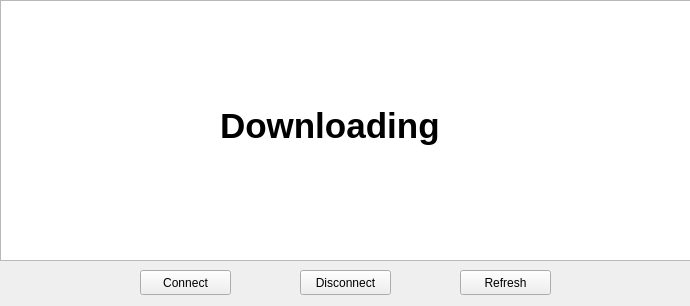
<?xml version="1.0" encoding="UTF-8"?>
<ui version="4.0">
 <class>MainWindow</class>
 <widget class="QMainWindow" name="MainWindow">
  <property name="geometry">
   <rect>
    <x>0</x>
    <y>0</y>
    <width>690</width>
    <height>306</height>
   </rect>
  </property>
  <property name="windowTitle">
   <string>MainWindow</string>
  </property>
  <widget class="QWidget" name="centralWidget">
   <widget class="QTableWidget" name="tableWidget">
    <property name="enabled">
     <bool>true</bool>
    </property>
    <property name="geometry">
     <rect>
      <x>0</x>
      <y>0</y>
      <width>691</width>
      <height>261</height>
     </rect>
    </property>
    <property name="autoFillBackground">
     <bool>false</bool>
    </property>
    <property name="editTriggers">
     <set>QAbstractItemView::NoEditTriggers</set>
    </property>
   </widget>
   <widget class="QPushButton" name="connectButton">
    <property name="geometry">
     <rect>
      <x>140</x>
      <y>270</y>
      <width>91</width>
      <height>25</height>
     </rect>
    </property>
    <property name="text">
     <string>Connect</string>
    </property>
   </widget>
   <widget class="QPushButton" name="disconnectButton">
    <property name="geometry">
     <rect>
      <x>300</x>
      <y>270</y>
      <width>91</width>
      <height>25</height>
     </rect>
    </property>
    <property name="text">
     <string>Disconnect</string>
    </property>
   </widget>
   <widget class="QPushButton" name="refreshButton">
    <property name="geometry">
     <rect>
      <x>460</x>
      <y>270</y>
      <width>91</width>
      <height>25</height>
     </rect>
    </property>
    <property name="text">
     <string>Refresh</string>
    </property>
   </widget>
   <widget class="QLabel" name="label">
    <property name="geometry">
     <rect>
      <x>220</x>
      <y>90</y>
      <width>231</width>
      <height>71</height>
     </rect>
    </property>
    <property name="font">
     <font>
      <pointsize>26</pointsize>
      <weight>75</weight>
      <bold>true</bold>
     </font>
    </property>
    <property name="text">
     <string>Downloading</string>
    </property>
   </widget>
  </widget>
 </widget>
 <layoutdefault spacing="6" margin="11"/>
 <resources/>
 <connections/>
</ui>
